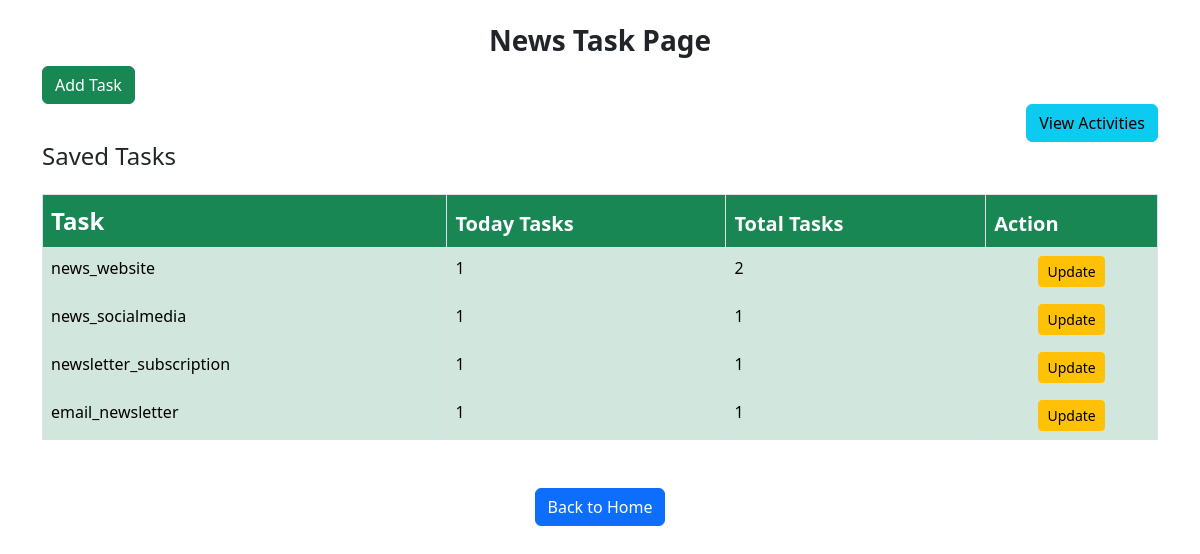
The app's page /news_form/ with its own data.
### card_app/models.py (models this page shows, shortened)
class NewsTable(models.Model):
    news_choices = [
        ('news_website', 'No. of news published on Website'),
        ('news_socialmedia', 'No. of news published on Social Media'),
        ('newsletter_subscription', 'No. of subscriptions done for Newsletter'),
        ('email_newsletter', 'Newsletter prepared for customers via Email'),
    ]
    news_tasks = models.CharField(max_length=200,choices=news_choices)
    today_tasks = models.IntegerField(default=0)
    total_tasks = models.IntegerField(default=0)
    timestamp = models.DateTimeField(auto_now_add=True)

### card_app/views.py (the view, shortened to what this page needs)
# urls.py: path('news_form/', views.news_form, name='news_form'),
def news_form(request):
    tasks = NewsTable.objects.all()
    return render(request, "card_app/news_form.html", {"tasks": tasks, "form": NewsForm()})

### card_app/templates/card_app/news_form.html (shortened to what this page needs)
<!DOCTYPE html>
<html lang="en">
<head>
    <link href="https://cdn.jsdelivr.net/npm/bootstrap@5.3.3/dist/css/bootstrap.min.css" rel="stylesheet">
</head>
<body>
    <div class="container mt-4">
        <h3 class="text-center fw-bold">News Task Page</h3>
        <button class="btn btn-success" data-bs-toggle="modal" data-bs-target="#taskModal">Add Task</button>
        <div class="d-flex justify-content-end">
            <a href="/news_activities/" class="btn btn-info" data-bs-toggle="tooltip" data-bs-placement="top"
                title="View all recent activities">View Activities</a>
        </div>
        <h4>Saved Tasks</h4>
        <table class="table table-bordered mt-4">
            <thead>
                <tr>
                    <th class="bg-success fw-semibold text-white fs-4">Task</th>
                    <th class="bg-success fw-semibold text-white fs-5">Today Tasks</th>
                    <th class="bg-success fw-semibold text-white fs-5">Total Tasks</th>
                    <th class="bg-success fw-semibold text-white fs-5">Action</th>
                </tr>
            </thead>
            <tbody id="taskTableBody" >
                {% for task in tasks %}
                <tr>
                    <td class="bg-success-subtle">{{ task.news_tasks }}</td>
                    <td class="bg-success-subtle">{{ task.today_tasks }}</td>
                    <td class="bg-success-subtle">{{ task.total_tasks }}</td>
                    <td class="bg-success-subtle text-center">
                        <a href="{% url 'card_app:update_task' task.id 'news' %}" class="btn btn-warning btn-sm">Update</a>
                    </td>
                </tr>
                {% endfor %}
            </tbody>
        </table>
        <div class="text-center mt-5">
            <a href="{% url 'card_app:index' %}" class="btn btn-primary">Back to Home</a>
        </div>
    </div>
</body>
</html>

### records on screen
NewsTable: news_tasks "news_website", today_tasks "1", total_tasks "2"
NewsTable: news_tasks "news_socialmedia", today_tasks "1", total_tasks "1"
NewsTable: news_tasks "newsletter_subscription", today_tasks "1", total_tasks "1"
NewsTable: news_tasks "email_newsletter", today_tasks "1", total_tasks "1"
